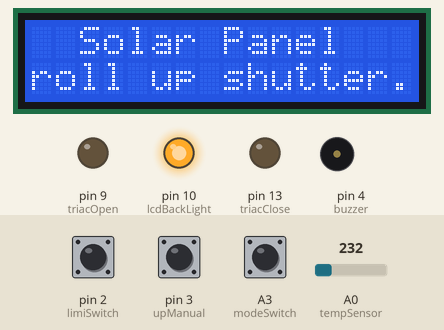
Recording of a sketch running on a simulated Arduino Uno, built with avr-gcc and run on an emulated ATmega328P. On the bench: 16×2 character LCD, output pins drawn as LEDs (lit = HIGH), buzzer (waves = sounding, pin HIGH). The inputs (shaded band) are chosen by the test bench; at power-on: pin 2 (limiSwitch) HIGH, A3 (modeSwitch) LOW, pin 3 (upManual) LOW, A0 (tempSensor) = 232.

Above: at 0.6 s.
At 18.0 s:
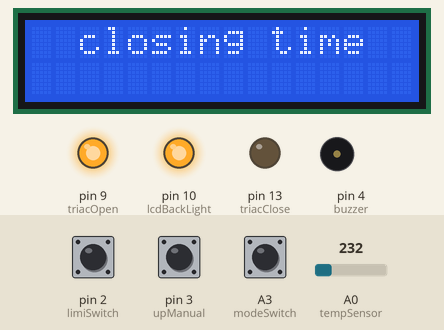
18.1 s: pin 2 (limiSwitch) pulled LOW for 3.2 s
At 24.1 s:
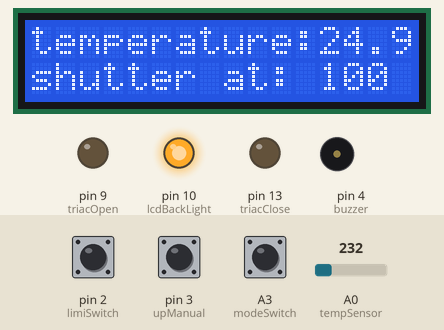
24.4 s: A3 (modeSwitch) pulled HIGH for 0.95 s
At 26.5 s:
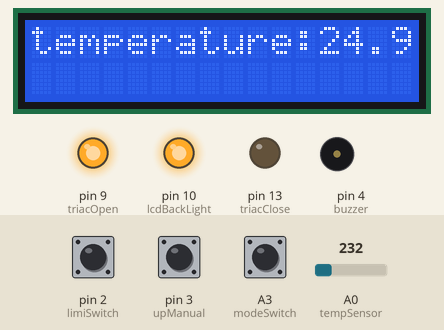
Timing chart, 0 to 28.0 s (numbered marks = the images above; inputs shaded):
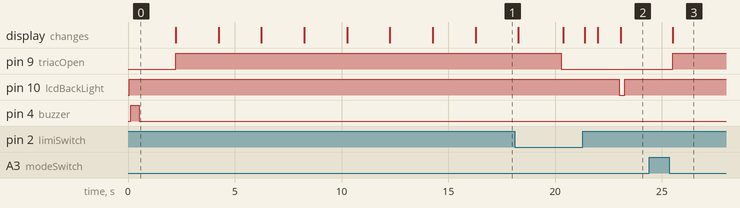

Measured:
- after the input at 18.1 s, pin 10 (lcdBackLight): HIGH → LOW after 4.9 s, → HIGH 0.27 s later; pin 13 (triacClose): stays LOW (without the input it goes to HIGH after 2.3 s)
- after the input at 24.4 s, pin 9 (triacOpen): LOW → HIGH after 1.1 s; the display: changes after 1.1 s (image 3)

The sketch:

shutter.ino
```cpp
/*
 *  SimoneR2's project, hosted on instructables.
 *  Last revision: 11/09/2015 dd/mm/yyyy
 *  software version: 3.0
 *  hardware version: 2.0
 *  english version
 */
#include <LiquidCrystal.h>
LiquidCrystal lcd ( 0, 1, 5, 6, 7, 8); //LCD PIN
#define lcdBackLight 10 //LCD Back Light Pin
#define triacOpen  9 //Triac that opens the shutter
#define triacClose  13 //Triac that close the shutter
#define tempSensor  A0 //Output of the temperature sensor
#define modeSwitch  A3 //Mode button (to choose manual or automatic operation and to turn on BackLight)
#define limiSwitch  2 //Reed relay output
#define upManual  3 //Button to open the shutter (MANUAL MODE ONLY)
#define downManual  A1 //Button to close the shutter (MANUAL MODE ONLY)
#define buzzer 4 //Emergency led and buzzer pin
#define emergencyTemp 90 //Emergency temperature
int threshold [4] = {50, 60, 70, 80}; //insert here threshold temperature value, the last value equals shutter closed. Temp in °C.
unsigned long interval = 60000; //time that the cycle don't move the shutter
unsigned long BackPeriod = 30000; //BackLight duration

//You don't need to change these value------------------
int shutterPosLcd = 0;
int shutterPosOld = 4; //Old shutter position
int shutterPos = 0;    //Current shutter position
int shutterMov = 0;  //Difference between the wanted position and the last position
int tempLcd = 0;  //Value to be printed on lcd
int direzione = 0; //Store the shutter direction (1 = open, 0 = stop, -1 = close)
float temp = 0;      //Current temperature
unsigned long stepTime = 0; //time between a step moviment of the shutter
unsigned long tempo = 0; //time misured that shutter needs to close totally
unsigned long MillisMisurazione = 0; //Store shutter time
unsigned long previousMillisMisurazione = 0; //Store old shutter time
unsigned long previousMillis = 0; //
unsigned long Period = 0; //
unsigned long previousMillisA = 0; //LCD BackLight timer
unsigned long MillisA = 0; //LCD BackLight timer
unsigned long currentMillis = 0; //
unsigned long previousMillisB = 0; //
unsigned long MillisB = 0; //
boolean LimSwitch = 1; //Store limit switch state
boolean previousSwitch = 1; //Store previous limit switch state
boolean Switch = 0;
boolean automation = 1; //Store manual/automatic mode selected by mode button, 1 = automation mode, 0 = manual mode
boolean previousAutomation = 1; //Store last manual/automatic mode selected by mode button
boolean lcdBackLightStore = 0; //Store if light is on

//------------------------------------------------------

/*-------------------------------------
position = 0 --> shutter open at 100%  |
position = 1 --> shutter open at 75%   |
position = 2 --> shutter open at 50%   |
posizion = 3 --> shutter open at 25%   |
posizion = 4 --> shutter open at 0%    |
---------------------------------------
*/
void setup() {
  BoardInit();
  digitalWrite(lcdBackLight, HIGH);
  lcd.begin(16, 2);
  lcd.print("  Solar Panel   ");
  lcd.setCursor(0, 1);
  lcd.print("roll up shutter.");
  digitalWrite(buzzer, HIGH);
  delay(400);
  digitalWrite(buzzer, LOW);
  delay(1700);
  lcd.clear();
  for (int c = 0; c <= 2; c++) {
    digitalWrite(triacOpen, HIGH);
    digitalWrite(triacClose, LOW);
    lcd.clear();
    lcd.print("Opening shutter ");
    lcd.setCursor(0, 1);
    lcd.print(" for measuring  ");
    delay(2000);
    lcd.clear();
    lcd.print("  closing time  ");
    lcd.setCursor(0, 1);
    lcd.print("                ");
    delay(2000);
    lcd.clear();
    lcd.print(" please wait... ");
    delay(2000);

  }
  previousMillisMisurazione = millis();
  digitalWrite(triacOpen, LOW);
  delay(100);
  chiusura();
  MillisMisurazione = millis();
  tempo = MillisMisurazione - previousMillisMisurazione;
  lcd.clear();
  lcd.print("closing time: ");
  lcd.setCursor(0, 1);
  lcd.print(tempo);
  stepTime = tempo / 4;
  shutterPosOld = 4;
  shutterPosLcd = 100;
  digitalWrite(triacClose, LOW);
  digitalWrite(triacOpen, LOW);
  delay(1000);
  lcd.clear();
  lcd.print( "system ready! ");
  delay(600);
  lcd.setCursor(0,1);
  lcd.print("automatic mode.");
  delay(1000);
  digitalWrite(lcdBackLight, LOW);
}

void loop() {
  lcd.begin(16, 2);
  temp = analogRead(tempSensor);
  temp = temp / 9.31;
  tempLcd = (int) temp;
  lcd.clear();
  lcd.print("temperature: ");
  lcd.setCursor(12, 0);
  lcd.print(temp, DEC);
  //If temperature is too high buzzer starts "buzzing"
  if (temp >= emergencyTemp) {
    digitalWrite(buzzer, HIGH);
  }
  if (temp < emergencyTemp) {
    digitalWrite(buzzer, LOW);
  }
  if (automation == HIGH) {
    automatic();
  }
  if (automation == LOW) {
    manual();
    lcd.setCursor(0, 1);
    lcd.print("   manual mode  ");
  }
  delay(200);
  MillisA = millis();
  Switch = digitalRead (modeSwitch);
  //  ---------------------------------------------------------------------------------------------------------------------
  // | if modeSwitch is pressed when the display backlight is off, this is set to on, if backlight is already on you want  |
  // | to change che operation mode so it switchs to automatic or manual mode. In automatic mode the shutter is controlled |
  // | by the temperature, in manual mode you command it with the two switch.                                              |
  //  ---------------------------------------------------------------------------------------------------------------------
  if ((Switch == 0) && (previousSwitch == 1)) {
    if (lcdBackLightStore == HIGH) {
      automation = !automation;
      previousSwitch = 0;
    }
    if (lcdBackLightStore == LOW) {
      digitalWrite(lcdBackLight, HIGH);
      previousMillisA = MillisA;
      previousSwitch = 0;
      lcdBackLightStore = HIGH;
      delay(1);
    }
  }
  if ((Switch == 1) && (previousSwitch == 0)) {
    previousSwitch = 1;
  }
  if (MillisA - previousMillisA >= BackPeriod) {
    digitalWrite (lcdBackLight, LOW);
    lcdBackLightStore = LOW;
  }
  if (MillisA <= 300000) {
  }
}

void BoardInit() {
  analogReference(INTERNAL); //LM35's maximum output at 110°C is 1,1V so 1,1V reference is enought
  lcd.begin(16, 2);
  pinMode(triacOpen, OUTPUT);
  pinMode(triacClose, OUTPUT);
  pinMode(lcdBackLight, OUTPUT);
  pinMode(buzzer, OUTPUT);
  pinMode(tempSensor, INPUT);
  pinMode(limiSwitch, INPUT);
  pinMode(upManual, INPUT);
  pinMode(downManual, INPUT);
  pinMode(modeSwitch, INPUT);
}
/*------------------------------------*
 * Subroutine for manual mode control *
 *------------------------------------*/
void manual() {
  previousAutomation = LOW;
  while ((digitalRead(upManual)) == 0) {
    digitalWrite(triacOpen, HIGH);
    digitalWrite(triacClose, LOW);

  }
  while ((digitalRead(downManual)) == 0) {
    digitalWrite(triacOpen, LOW);
    digitalWrite(triacClose, HIGH);

    if ((digitalRead(limiSwitch)) == 0) {
      lcd.setCursor(0, 1);
      lcd.print("shutter is close");
    }
  }
  if (((digitalRead(upManual)) == 1) && ((digitalRead(downManual)) == 1)) {
    digitalWrite(triacOpen, LOW);
    digitalWrite(triacClose, LOW);
    delay(100);
  }
}
//subroutine to adjust automatically shutter position
void automatic() {
  /*-----------------------------------------------------------------
  * If the shutter has been moved manually, then we need to recover  *
  * it's position, the only mode is closing totally the shutter.     *
  -------------------------------------------------------------------*/
  if (previousAutomation == LOW) {
    lcd.clear();
    lcd.print("automatic mode"); //confirm automatic mode selection (user notification)
    delay(1000);
    chiusura();
    shutterPosOld = 4; //The shutter position is now 4 (100% closed)
  }
  previousAutomation = HIGH;
  currentMillis = millis();
  /*---------------------------------------------------------------
   * If the shutter is moving but the moving time has expired, we *
   * need to stop it because it has reach the right position.     *
   ---------------------------------------------------------------*/
  if ((direzione == 1) || (direzione == -1)) {
    if (currentMillis - previousMillis >= Period) {
      digitalWrite(triacClose, LOW);
      digitalWrite(triacOpen, LOW);
      direzione = 0;
    }
  }
  MillisB = millis();
  /*-----------------------------------------------------------
   * If it's time to move the shutter, we have to extabilish   *
   * shutter position depending on the temperature             *
   ------------------------------------------------------------*/
  if (MillisB - previousMillisB >= interval) {
    previousMillisB = MillisB;
    if (temp < threshold[0])  {
      shutterPos = 0;
      shutterPosLcd = 0;
    }
    if ((temp > threshold[0]) && (temp < threshold[1])) {
      shutterPos = 1;
      shutterPosLcd = 25;
    }
    if ((temp > threshold[1]) && (temp < threshold[2])) {
      shutterPos = 2;
      shutterPosLcd = 50;
    }
    if ((temp > threshold[2]) && (temp < threshold[3])) {
      shutterPos = 3;
      shutterPosLcd = 75;
    }
    if (temp > threshold[3]) {
      shutterPos = 4;
      shutterPosLcd = 100;
    }
    /*-------------------------------------------------
     * Here we calculate how many step we need to move *
     * the shutter.                                    *
     -------------------------------------------------*/
    shutterMov = shutterPos - shutterPosOld;
    shutterPosOld = shutterPos; //storing the shutter position for next cycle
    /*------------------------------------------------------
    * If shutter's position is request as totally closed,   *
    * then we closeit with limit switch.                    *
    --------------------------------------------------------*/
    if (shutterPos == 4) {
      chiusura();
      digitalWrite(triacClose, LOW);
      direzione = 0;
      shutterMov = 0;
      shutterPos = 4;
      shutterPosOld = 4;
    }
    if (shutterMov == 0) {}
    if ((shutterMov < 0) && (direzione != -1)) {
      digitalWrite(triacClose, LOW);
      digitalWrite(triacOpen, HIGH);
      Period = stepTime * abs(shutterMov);
      previousMillis = currentMillis;
      direzione = 1;

    }
    if ((shutterMov > 0) && (direzione != 1)) {
      digitalWrite(triacOpen, LOW);
      digitalWrite(triacClose, HIGH);
      Period = stepTime * shutterMov;
      previousMillis = currentMillis;
      direzione = -1;
    }
  }
  lcd.setCursor(0, 1);
  lcd.print("shutter at: ");
  lcd.setCursor(12, 1);
  lcd.print(shutterPosLcd, DEC);
}

//Subroutine to close the shutter completly
void chiusura() {
  LimSwitch = digitalRead(limiSwitch);
  while (LimSwitch == 1) {
    LimSwitch = digitalRead(limiSwitch);
    digitalWrite(triacClose, HIGH);
    digitalWrite(triacOpen, LOW);
    lcd.clear();
    lcd.print("closing shutter");
    lcd.setCursor(0, 1);
    lcd.print("    wait...    ");
    delay(50);

  }
  digitalWrite(triacClose, LOW);
}
```
